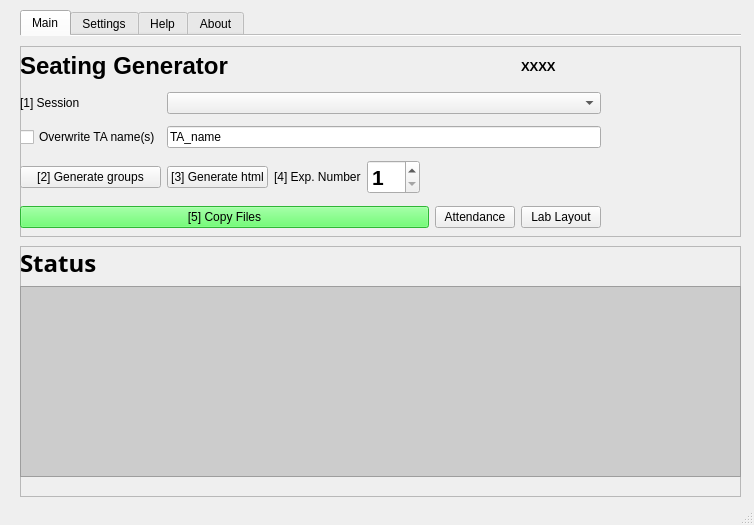
<?xml version="1.0" encoding="UTF-8"?>
<ui version="4.0">
 <class>MainWindow</class>
 <widget class="QMainWindow" name="MainWindow">
  <property name="geometry">
   <rect>
    <x>0</x>
    <y>0</y>
    <width>754</width>
    <height>525</height>
   </rect>
  </property>
  <property name="sizePolicy">
   <sizepolicy hsizetype="Maximum" vsizetype="Preferred">
    <horstretch>0</horstretch>
    <verstretch>0</verstretch>
   </sizepolicy>
  </property>
  <property name="windowTitle">
   <string>YorkU PHYS Lab Seating</string>
  </property>
  <widget class="QWidget" name="centralwidget">
   <widget class="QTabWidget" name="tabWidget">
    <property name="enabled">
     <bool>true</bool>
    </property>
    <property name="geometry">
     <rect>
      <x>20</x>
      <y>10</y>
      <width>721</width>
      <height>491</height>
     </rect>
    </property>
    <property name="font">
     <font>
      <family>Arial</family>
     </font>
    </property>
    <property name="tabShape">
     <enum>QTabWidget::Rounded</enum>
    </property>
    <property name="currentIndex">
     <number>0</number>
    </property>
    <property name="usesScrollButtons">
     <bool>true</bool>
    </property>
    <property name="documentMode">
     <bool>true</bool>
    </property>
    <property name="tabsClosable">
     <bool>false</bool>
    </property>
    <property name="movable">
     <bool>false</bool>
    </property>
    <widget class="QWidget" name="tab_main">
     <attribute name="title">
      <string>Main</string>
     </attribute>
     <widget class="QFrame" name="frame">
      <property name="geometry">
       <rect>
        <x>0</x>
        <y>10</y>
        <width>721</width>
        <height>191</height>
       </rect>
      </property>
      <property name="font">
       <font>
        <family>Arial</family>
       </font>
      </property>
      <property name="frameShape">
       <enum>QFrame::StyledPanel</enum>
      </property>
      <property name="frameShadow">
       <enum>QFrame::Raised</enum>
      </property>
      <widget class="QWidget" name="gridLayoutWidget_2">
       <property name="geometry">
        <rect>
         <x>0</x>
         <y>0</y>
         <width>581</width>
         <height>192</height>
        </rect>
       </property>
       <layout class="QGridLayout" name="gridLayout_3">
        <item row="4" column="1" colspan="5">
         <widget class="QComboBox" name="comboBox_session">
          <property name="sizePolicy">
           <sizepolicy hsizetype="Minimum" vsizetype="Fixed">
            <horstretch>0</horstretch>
            <verstretch>0</verstretch>
           </sizepolicy>
          </property>
         </widget>
        </item>
        <item row="6" column="1">
         <widget class="QPushButton" name="pushButton_htmlgen">
          <property name="sizePolicy">
           <sizepolicy hsizetype="Preferred" vsizetype="Fixed">
            <horstretch>0</horstretch>
            <verstretch>0</verstretch>
           </sizepolicy>
          </property>
          <property name="font">
           <font>
            <family>Arial</family>
           </font>
          </property>
          <property name="text">
           <string>[3] Generate html</string>
          </property>
         </widget>
        </item>
        <item row="5" column="1" colspan="5">
         <widget class="QLineEdit" name="lineEdit_TAname">
          <property name="text">
           <string>TA_name</string>
          </property>
         </widget>
        </item>
        <item row="6" column="0">
         <widget class="QPushButton" name="pushButton_grouping">
          <property name="sizePolicy">
           <sizepolicy hsizetype="Preferred" vsizetype="Fixed">
            <horstretch>0</horstretch>
            <verstretch>0</verstretch>
           </sizepolicy>
          </property>
          <property name="font">
           <font>
            <family>Arial</family>
           </font>
          </property>
          <property name="text">
           <string>[2] Generate groups</string>
          </property>
         </widget>
        </item>
        <item row="5" column="0">
         <widget class="QCheckBox" name="checkBox_TAname_overwrite">
          <property name="text">
           <string>Overwrite TA name(s)</string>
          </property>
         </widget>
        </item>
        <item row="6" column="3" colspan="3">
         <widget class="QSpinBox" name="spinBox_exp_id">
          <property name="sizePolicy">
           <sizepolicy hsizetype="Fixed" vsizetype="Fixed">
            <horstretch>0</horstretch>
            <verstretch>0</verstretch>
           </sizepolicy>
          </property>
          <property name="font">
           <font>
            <pointsize>16</pointsize>
            <weight>75</weight>
            <bold>true</bold>
           </font>
          </property>
          <property name="frame">
           <bool>true</bool>
          </property>
          <property name="minimum">
           <number>1</number>
          </property>
          <property name="value">
           <number>1</number>
          </property>
         </widget>
        </item>
        <item row="4" column="0">
         <widget class="QLabel" name="label_15">
          <property name="sizePolicy">
           <sizepolicy hsizetype="Fixed" vsizetype="Preferred">
            <horstretch>0</horstretch>
            <verstretch>0</verstretch>
           </sizepolicy>
          </property>
          <property name="text">
           <string>[1] Session</string>
          </property>
         </widget>
        </item>
        <item row="6" column="2">
         <widget class="QLabel" name="label_6">
          <property name="sizePolicy">
           <sizepolicy hsizetype="Fixed" vsizetype="Preferred">
            <horstretch>0</horstretch>
            <verstretch>0</verstretch>
           </sizepolicy>
          </property>
          <property name="text">
           <string>[4] Exp. Number</string>
          </property>
         </widget>
        </item>
        <item row="0" column="0" colspan="5">
         <widget class="QLabel" name="label_5">
          <property name="sizePolicy">
           <sizepolicy hsizetype="Preferred" vsizetype="Fixed">
            <horstretch>0</horstretch>
            <verstretch>0</verstretch>
           </sizepolicy>
          </property>
          <property name="font">
           <font>
            <pointsize>18</pointsize>
            <weight>75</weight>
            <bold>true</bold>
           </font>
          </property>
          <property name="text">
           <string>Seating Generator</string>
          </property>
         </widget>
        </item>
        <item row="0" column="5">
         <widget class="QLabel" name="course_label">
          <property name="font">
           <font>
            <pointsize>10</pointsize>
            <weight>75</weight>
            <bold>true</bold>
           </font>
          </property>
          <property name="text">
           <string>XXXX</string>
          </property>
         </widget>
        </item>
        <item row="7" column="5">
         <widget class="QPushButton" name="pushButton_labLayout">
          <property name="text">
           <string>Lab Layout</string>
          </property>
         </widget>
        </item>
        <item row="7" column="0" colspan="4">
         <widget class="QPushButton" name="pushButton_copyfiles">
          <property name="sizePolicy">
           <sizepolicy hsizetype="Preferred" vsizetype="Fixed">
            <horstretch>0</horstretch>
            <verstretch>0</verstretch>
           </sizepolicy>
          </property>
          <property name="font">
           <font>
            <family>Arial</family>
           </font>
          </property>
          <property name="styleSheet">
           <string notr="true">background-color: rgb(66, 255, 75);</string>
          </property>
          <property name="text">
           <string>[5] Copy Files</string>
          </property>
         </widget>
        </item>
        <item row="7" column="4">
         <widget class="QPushButton" name="pushButton_att">
          <property name="text">
           <string>Attendance</string>
          </property>
         </widget>
        </item>
       </layout>
      </widget>
      <widget class="QLabel" name="label_2">
       <property name="geometry">
        <rect>
         <x>590</x>
         <y>10</y>
         <width>121</width>
         <height>171</height>
        </rect>
       </property>
       <property name="text">
        <string/>
       </property>
       <property name="pixmap">
        <pixmap>yorku.png</pixmap>
       </property>
       <property name="scaledContents">
        <bool>true</bool>
       </property>
      </widget>
     </widget>
     <widget class="QFrame" name="frame_6">
      <property name="geometry">
       <rect>
        <x>0</x>
        <y>210</y>
        <width>721</width>
        <height>251</height>
       </rect>
      </property>
      <property name="font">
       <font>
        <family>Arial</family>
       </font>
      </property>
      <property name="frameShape">
       <enum>QFrame::StyledPanel</enum>
      </property>
      <property name="frameShadow">
       <enum>QFrame::Raised</enum>
      </property>
      <widget class="QWidget" name="verticalLayoutWidget">
       <property name="geometry">
        <rect>
         <x>0</x>
         <y>0</y>
         <width>721</width>
         <height>231</height>
        </rect>
       </property>
       <property name="font">
        <font>
         <family>Arial</family>
        </font>
       </property>
       <layout class="QVBoxLayout" name="verticalLayout">
        <item>
         <widget class="QLabel" name="label_7">
          <property name="font">
           <font>
            <family>Arial Hebrew</family>
            <pointsize>18</pointsize>
            <weight>75</weight>
            <bold>true</bold>
           </font>
          </property>
          <property name="text">
           <string>Status</string>
          </property>
         </widget>
        </item>
        <item>
         <widget class="QTextBrowser" name="statusbox">
          <property name="font">
           <font>
            <family>Arial</family>
           </font>
          </property>
          <property name="styleSheet">
           <string notr="true">background-color: rgb(204, 204, 204);</string>
          </property>
         </widget>
        </item>
       </layout>
      </widget>
     </widget>
    </widget>
    <widget class="QWidget" name="tab_settings">
     <attribute name="title">
      <string>Settings</string>
     </attribute>
     <widget class="QFrame" name="frame_2">
      <property name="geometry">
       <rect>
        <x>0</x>
        <y>10</y>
        <width>721</width>
        <height>451</height>
       </rect>
      </property>
      <property name="frameShape">
       <enum>QFrame::StyledPanel</enum>
      </property>
      <property name="frameShadow">
       <enum>QFrame::Raised</enum>
      </property>
      <widget class="QWidget" name="gridLayoutWidget_3">
       <property name="geometry">
        <rect>
         <x>9</x>
         <y>9</y>
         <width>701</width>
         <height>391</height>
        </rect>
       </property>
       <layout class="QGridLayout" name="gridLayout_4">
        <item row="5" column="3">
         <widget class="QLabel" name="label_14">
          <property name="text">
           <string>Max # of seats</string>
          </property>
         </widget>
        </item>
        <item row="6" column="1">
         <widget class="QCheckBox" name="checkBox_localCopy">
          <property name="text">
           <string>Local copy</string>
          </property>
         </widget>
        </item>
        <item row="2" column="4">
         <widget class="QComboBox" name="comboBox_semester">
          <item>
           <property name="text">
            <string>Fall</string>
           </property>
          </item>
          <item>
           <property name="text">
            <string>Winter</string>
           </property>
          </item>
          <item>
           <property name="text">
            <string>Summer</string>
           </property>
          </item>
         </widget>
        </item>
        <item row="6" column="0">
         <widget class="QCheckBox" name="checkBox_debugMode">
          <property name="text">
           <string>Debug mode</string>
          </property>
         </widget>
        </item>
        <item row="8" column="3" colspan="2">
         <widget class="QPushButton" name="pushButton_save_settings">
          <property name="styleSheet">
           <string notr="true">background-color: rgb(253, 128, 8);</string>
          </property>
          <property name="text">
           <string>Save</string>
          </property>
         </widget>
        </item>
        <item row="5" column="0">
         <widget class="QLabel" name="label_39">
          <property name="sizePolicy">
           <sizepolicy hsizetype="Preferred" vsizetype="Fixed">
            <horstretch>0</horstretch>
            <verstretch>0</verstretch>
           </sizepolicy>
          </property>
          <property name="font">
           <font>
            <pointsize>18</pointsize>
            <weight>75</weight>
            <bold>true</bold>
           </font>
          </property>
          <property name="text">
           <string>Advance</string>
          </property>
         </widget>
        </item>
        <item row="4" column="3">
         <widget class="QLabel" name="label_45">
          <property name="text">
           <string>Max # of groups</string>
          </property>
         </widget>
        </item>
        <item row="1" column="2">
         <widget class="QPushButton" name="pushButton_course_dir_browse">
          <property name="text">
           <string>Brows</string>
          </property>
         </widget>
        </item>
        <item row="2" column="3">
         <widget class="QLabel" name="label_36">
          <property name="text">
           <string>Semester</string>
          </property>
         </widget>
        </item>
        <item row="4" column="4">
         <widget class="QLineEdit" name="lineEdit_ngroups">
          <property name="text">
           <string>8</string>
          </property>
         </widget>
        </item>
        <item row="1" column="1">
         <widget class="QLineEdit" name="lineEdit_course_dir">
          <property name="text">
           <string/>
          </property>
         </widget>
        </item>
        <item row="0" column="0">
         <widget class="QLabel" name="label_38">
          <property name="sizePolicy">
           <sizepolicy hsizetype="Preferred" vsizetype="Fixed">
            <horstretch>0</horstretch>
            <verstretch>0</verstretch>
           </sizepolicy>
          </property>
          <property name="font">
           <font>
            <pointsize>18</pointsize>
            <weight>75</weight>
            <bold>true</bold>
           </font>
          </property>
          <property name="text">
           <string>Input lists</string>
          </property>
         </widget>
        </item>
        <item row="1" column="0">
         <widget class="QLabel" name="label_41">
          <property name="font">
           <font>
            <weight>50</weight>
            <bold>false</bold>
           </font>
          </property>
          <property name="text">
           <string>Course main directory</string>
          </property>
         </widget>
        </item>
        <item row="5" column="4">
         <widget class="QLineEdit" name="lineEdit_nbenches">
          <property name="text">
           <string>4</string>
          </property>
         </widget>
        </item>
        <item row="3" column="3">
         <widget class="QLabel" name="label_46">
          <property name="font">
           <font>
            <weight>50</weight>
            <bold>false</bold>
           </font>
          </property>
          <property name="text">
           <string>Course Code</string>
          </property>
         </widget>
        </item>
        <item row="1" column="4">
         <widget class="QLineEdit" name="lineEdit_year">
          <property name="font">
           <font>
            <weight>50</weight>
            <bold>false</bold>
           </font>
          </property>
          <property name="text">
           <string>2023</string>
          </property>
         </widget>
        </item>
        <item row="0" column="3">
         <widget class="QLabel" name="label_32">
          <property name="font">
           <font>
            <pointsize>18</pointsize>
            <weight>75</weight>
            <bold>true</bold>
           </font>
          </property>
          <property name="text">
           <string>Course Details</string>
          </property>
         </widget>
        </item>
        <item row="3" column="4">
         <widget class="QLineEdit" name="lineEdit_code">
          <property name="font">
           <font>
            <weight>50</weight>
            <bold>false</bold>
           </font>
          </property>
          <property name="text">
           <string>xxxx</string>
          </property>
         </widget>
        </item>
        <item row="1" column="3">
         <widget class="QLabel" name="label_33">
          <property name="font">
           <font>
            <weight>50</weight>
            <bold>false</bold>
           </font>
          </property>
          <property name="text">
           <string>Year</string>
          </property>
         </widget>
        </item>
        <item row="2" column="1">
         <widget class="QLineEdit" name="lineEdit_gpc_txt">
          <property name="text">
           <string/>
          </property>
         </widget>
        </item>
        <item row="2" column="0">
         <widget class="QLabel" name="label_47">
          <property name="text">
           <string>PC list</string>
          </property>
         </widget>
        </item>
        <item row="8" column="1">
         <widget class="QPushButton" name="pushButton_rebootLaptops">
          <property name="sizePolicy">
           <sizepolicy hsizetype="Preferred" vsizetype="Fixed">
            <horstretch>0</horstretch>
            <verstretch>0</verstretch>
           </sizepolicy>
          </property>
          <property name="font">
           <font>
            <family>Arial</family>
           </font>
          </property>
          <property name="styleSheet">
           <string notr="true">background-color: rgb(252, 53, 48);</string>
          </property>
          <property name="text">
           <string>Reboot Laptops</string>
          </property>
         </widget>
        </item>
        <item row="8" column="0">
         <widget class="QPushButton" name="pushButton_rebootPCs">
          <property name="sizePolicy">
           <sizepolicy hsizetype="Preferred" vsizetype="Fixed">
            <horstretch>0</horstretch>
            <verstretch>0</verstretch>
           </sizepolicy>
          </property>
          <property name="font">
           <font>
            <family>Arial</family>
           </font>
          </property>
          <property name="styleSheet">
           <string notr="true">background-color: rgb(252, 53, 48);</string>
          </property>
          <property name="text">
           <string>Reboot Group PCs</string>
          </property>
         </widget>
        </item>
        <item row="2" column="2">
         <widget class="QPushButton" name="pushButton_gpc_browse">
          <property name="text">
           <string>Brows</string>
          </property>
         </widget>
        </item>
       </layout>
      </widget>
     </widget>
    </widget>
    <widget class="QWidget" name="tab">
     <attribute name="title">
      <string>Help</string>
     </attribute>
     <widget class="QTextEdit" name="textEdit">
      <property name="geometry">
       <rect>
        <x>0</x>
        <y>0</y>
        <width>721</width>
        <height>431</height>
       </rect>
      </property>
      <property name="html">
       <string>&lt;!DOCTYPE HTML PUBLIC &quot;-//W3C//DTD HTML 4.0//EN&quot; &quot;http://www.w3.org/TR/REC-html40/strict.dtd&quot;&gt;
&lt;html&gt;&lt;head&gt;&lt;meta name=&quot;qrichtext&quot; content=&quot;1&quot; /&gt;&lt;style type=&quot;text/css&quot;&gt;
p, li { white-space: pre-wrap; }
&lt;/style&gt;&lt;/head&gt;&lt;body style=&quot; font-family:'Arial'; font-size:7.8pt; font-weight:400; font-style:normal;&quot;&gt;
&lt;p style=&quot; margin-top:0px; margin-bottom:0px; margin-left:0px; margin-right:0px; -qt-block-indent:0; text-indent:0px;&quot;&gt;&lt;span style=&quot; font-size:18pt; font-weight:600;&quot;&gt;How to use the program:&lt;/span&gt;&lt;/p&gt;
&lt;p style=&quot; margin-top:12px; margin-bottom:12px; margin-left:0px; margin-right:0px; -qt-block-indent:0; text-indent:0px;&quot;&gt;&lt;span style=&quot; font-size:13pt;&quot;&gt;1- Go to the setting tab and load the corresponding input directory. Make sure this directory contains at least 3 csv files (exp_*, stud_*, time_*).&lt;/span&gt;&lt;/p&gt;
&lt;p style=&quot; margin-top:12px; margin-bottom:12px; margin-left:0px; margin-right:0px; -qt-block-indent:0; text-indent:0px;&quot;&gt;&lt;span style=&quot; font-size:13pt;&quot;&gt;   a- Brows for PC list txt file which should contain the list of both group PCs and laptops. &lt;/span&gt;&lt;/p&gt;
&lt;p style=&quot; margin-top:12px; margin-bottom:12px; margin-left:0px; margin-right:0px; -qt-block-indent:0; text-indent:0px;&quot;&gt;&lt;span style=&quot; font-size:13pt;&quot;&gt;   b- Set the course settings and save.&lt;/span&gt;&lt;/p&gt;
&lt;p style=&quot; margin-top:0px; margin-bottom:0px; margin-left:0px; margin-right:0px; -qt-block-indent:0; text-indent:0px;&quot;&gt;&lt;span style=&quot; font-size:13pt;&quot;&gt;2) In the main tab, select a session and press &lt;/span&gt;&lt;span style=&quot; font-size:13pt; font-weight:600;&quot;&gt;'Generate Groups'&lt;/span&gt;&lt;span style=&quot; font-size:13pt;&quot;&gt; button to generate a .pkl file containing the seating details of all listed experiments and students in the given session.&lt;/span&gt;&lt;/p&gt;
&lt;p style=&quot; margin-top:0px; margin-bottom:0px; margin-left:0px; margin-right:0px; -qt-block-indent:0; text-indent:0px;&quot;&gt;&lt;span style=&quot; font-size:13pt;&quot;&gt;  a) Grouping process tries to create a uniform number (as much as possible) of students per group according to the 'Max # of groups' value.&lt;/span&gt;&lt;/p&gt;
&lt;p style=&quot;-qt-paragraph-type:empty; margin-top:0px; margin-bottom:0px; margin-left:0px; margin-right:0px; -qt-block-indent:0; text-indent:0px; font-size:13pt;&quot;&gt;&lt;br /&gt;&lt;/p&gt;
&lt;p style=&quot; margin-top:0px; margin-bottom:0px; margin-left:0px; margin-right:0px; -qt-block-indent:0; text-indent:0px;&quot;&gt;&lt;span style=&quot; font-size:13pt;&quot;&gt;3) Once the .pkl file is generated, press &lt;/span&gt;&lt;span style=&quot; font-size:13pt; font-weight:600;&quot;&gt;'Generate HTML&lt;/span&gt;&lt;span style=&quot; font-size:13pt;&quot;&gt;' to generate the seating HTML files per group. The seating files for each experiment will be stored in a separate directory labeled with the experiment id.&lt;/span&gt;&lt;/p&gt;
&lt;p style=&quot;-qt-paragraph-type:empty; margin-top:0px; margin-bottom:0px; margin-left:0px; margin-right:0px; -qt-block-indent:0; text-indent:0px; font-size:13pt;&quot;&gt;&lt;br /&gt;&lt;/p&gt;
&lt;p style=&quot; margin-top:0px; margin-bottom:0px; margin-left:0px; margin-right:0px; -qt-block-indent:0; text-indent:0px;&quot;&gt;&lt;span style=&quot; font-size:13pt;&quot;&gt;4) Select the target Experiment number and press the&lt;/span&gt;&lt;span style=&quot; font-size:13pt; font-weight:600;&quot;&gt; 'Copy Files'&lt;/span&gt;&lt;span style=&quot; font-size:13pt;&quot;&gt; button to copy the generated HTML files of the corresponding experiment to all group pcs listed in the given text file.&lt;/span&gt;&lt;/p&gt;
&lt;p style=&quot;-qt-paragraph-type:empty; margin-top:0px; margin-bottom:0px; margin-left:0px; margin-right:0px; -qt-block-indent:0; text-indent:0px; font-size:13pt;&quot;&gt;&lt;br /&gt;&lt;/p&gt;
&lt;p style=&quot; margin-top:0px; margin-bottom:0px; margin-left:0px; margin-right:0px; -qt-block-indent:0; text-indent:0px;&quot;&gt;&lt;span style=&quot; font-size:13pt;&quot;&gt;5) The html files will auto-refresh every 15 sec., but if needed, group PCs can be rebooted via  &lt;/span&gt;&lt;span style=&quot; font-size:13pt; font-weight:600;&quot;&gt;'Reboot Group PCs'&lt;/span&gt;&lt;span style=&quot; font-size:13pt;&quot;&gt; button from the settings tab (e.g., to wake the screens up).&lt;/span&gt;&lt;/p&gt;
&lt;p style=&quot;-qt-paragraph-type:empty; margin-top:0px; margin-bottom:0px; margin-left:0px; margin-right:0px; -qt-block-indent:0; text-indent:0px; font-size:13pt;&quot;&gt;&lt;br /&gt;&lt;/p&gt;
&lt;p style=&quot; margin-top:0px; margin-bottom:0px; margin-left:0px; margin-right:0px; -qt-block-indent:0; text-indent:0px;&quot;&gt;&lt;span style=&quot; font-size:13pt;&quot;&gt;6) Each Group PC is set to automatically load the corresponding group page in Windows Kiosk mode.&lt;/span&gt;&lt;/p&gt;
&lt;p style=&quot;-qt-paragraph-type:empty; margin-top:0px; margin-bottom:0px; margin-left:0px; margin-right:0px; -qt-block-indent:0; text-indent:0px; font-size:13pt;&quot;&gt;&lt;br /&gt;&lt;/p&gt;
&lt;p style=&quot; margin-top:0px; margin-bottom:0px; margin-left:0px; margin-right:0px; -qt-block-indent:0; text-indent:0px;&quot;&gt;&lt;span style=&quot; font-size:13pt;&quot;&gt;7) The laptops can be rebooted from &lt;/span&gt;&lt;span style=&quot; font-size:13pt; font-weight:600;&quot;&gt;'Reboot Laptops'&lt;/span&gt;&lt;span style=&quot; font-size:13pt;&quot;&gt; button from the settings tab.&lt;/span&gt;&lt;/p&gt;&lt;/body&gt;&lt;/html&gt;</string>
      </property>
     </widget>
    </widget>
    <widget class="QWidget" name="tab_about">
     <attribute name="title">
      <string>About</string>
     </attribute>
     <widget class="QLabel" name="label">
      <property name="geometry">
       <rect>
        <x>380</x>
        <y>20</y>
        <width>331</width>
        <height>301</height>
       </rect>
      </property>
      <property name="font">
       <font>
        <family>Arial</family>
       </font>
      </property>
      <property name="text">
       <string>&lt;html&gt;&lt;head/&gt;&lt;body&gt;&lt;p&gt;&lt;span style=&quot; font-size:15pt; font-weight:600;&quot;&gt;YorkU PHYS Lab Seating Assigner&lt;/span&gt;&lt;/p&gt;&lt;p&gt;&lt;span style=&quot; font-size:11pt;&quot;&gt;V 3.0, Feb 2023&lt;/span&gt;&lt;br/&gt;&lt;/p&gt;&lt;p&gt;Developed by Mohammad Kareem, PhD&lt;/p&gt;&lt;p&gt;&lt;span style=&quot; font-family:'Calibri,sans-serif'; color:#000000;&quot;&gt;Laboratory Technologist&lt;/span&gt;&lt;/p&gt;&lt;p&gt;mkareem@yorku.ca&lt;/p&gt;&lt;p&gt;Department of Physics &amp;amp; Astronomy&lt;/p&gt;&lt;p&gt;&lt;span style=&quot; font-size:8.5pt; color:#000000;&quot;&gt;Faculty of Science | &lt;/span&gt;&lt;span style=&quot; font-size:8.5pt; color:#000000; text-transform:uppercase;&quot;&gt;York University&lt;/span&gt;&lt;/p&gt;&lt;p&gt;&lt;span style=&quot; font-size:8.5pt; color:#000000;&quot;&gt;Petrie Science &amp;amp; Engineering 122&lt;/span&gt;&lt;/p&gt;&lt;p&gt;&lt;span style=&quot; font-size:8.5pt; color:#000000;&quot;&gt;4700 Keele Street Toronto ON, Canada M3J 1P3&lt;/span&gt;&lt;/p&gt;&lt;/body&gt;&lt;/html&gt;</string>
      </property>
     </widget>
     <widget class="QLabel" name="label_9">
      <property name="geometry">
       <rect>
        <x>20</x>
        <y>110</y>
        <width>331</width>
        <height>111</height>
       </rect>
      </property>
      <property name="text">
       <string/>
      </property>
      <property name="pixmap">
       <pixmap>YorkU_logo_L.png</pixmap>
      </property>
      <property name="scaledContents">
       <bool>true</bool>
      </property>
     </widget>
    </widget>
   </widget>
  </widget>
  <widget class="QMenuBar" name="menubar">
   <property name="geometry">
    <rect>
     <x>0</x>
     <y>0</y>
     <width>754</width>
     <height>26</height>
    </rect>
   </property>
  </widget>
  <widget class="QStatusBar" name="statusbar"/>
 </widget>
 <resources>
  <include location="YorkU_Images.qrc"/>
 </resources>
 <connections/>
</ui>
